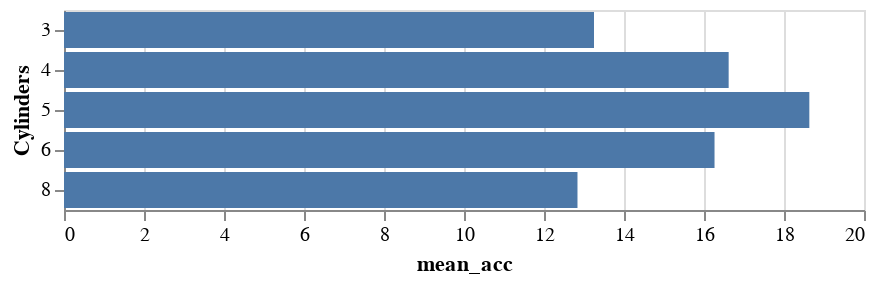

Notebook source saved alongside this figure:
### Markdown cell above
## Transform Aggregate

### Code cell
alt.Chart(dataset).mark_bar().encode(
    y='Cylinders:O',
    x='mean_acc:Q'
).transform_aggregate(
    mean_acc='mean(Acceleration)',
    groupby=["Cylinders"]
)

### Figure 1 — Vega-Lite specification as saved in the notebook (floating-point values rounded to 4 significant figures; data arrays with more than 128 entries replaced by an {"elided": "..."} marker saying what was removed)
{"config": {"view": {"continuousWidth": 400, "continuousHeight": 300}}, "data": {"name": "data-f02450ab61490a1363517a0190416235"}, "mark": "bar", "encoding": {"x": {"type": "quantitative", "field": "mean_acc"}, "y": {"type": "ordinal", "field": "Cylinders"}}, "transform": [{"aggregate": [{"op": "mean", "field": "Acceleration", "as": "mean_acc"}], "groupby": ["Cylinders"]}], "$schema": "https://vega.github.io/schema/vega-lite/v4.8.1.json", "datasets": {"data-f02450ab61490a1363517a0190416235": {"elided": "406 records"}}}
